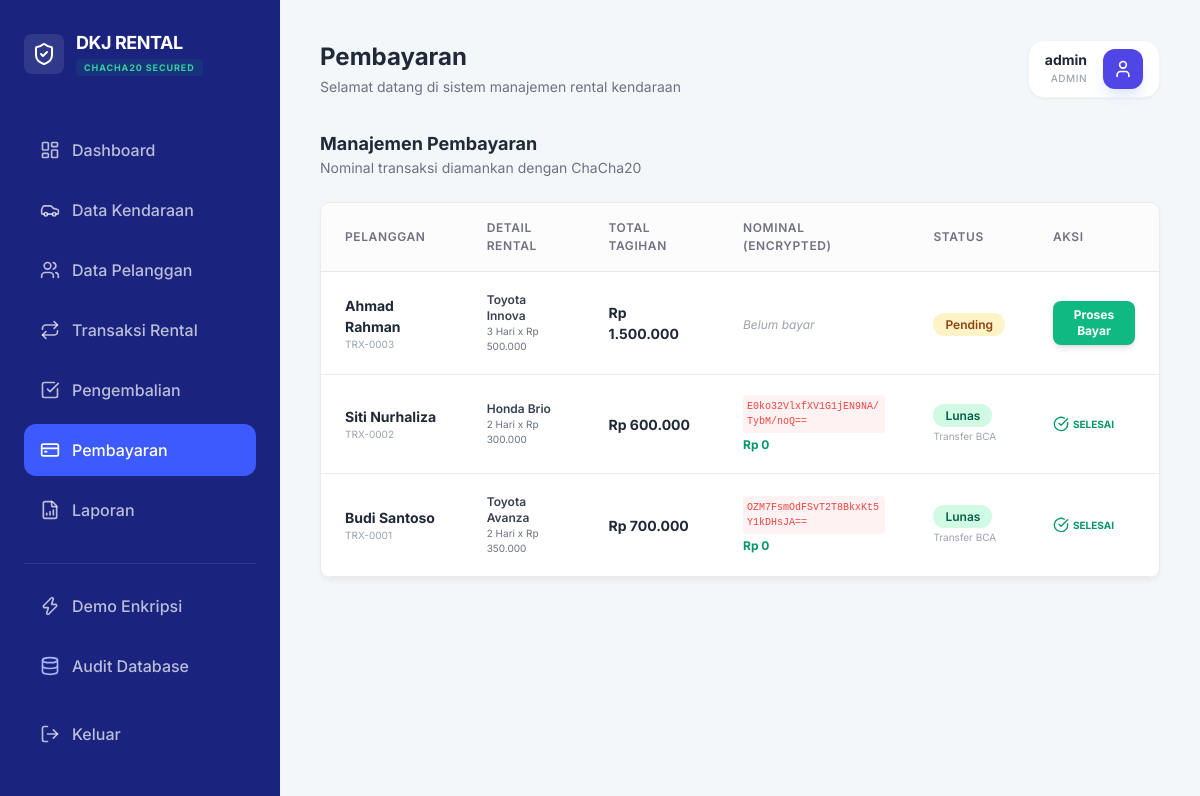
/dashboard.php?page=payments (signed in), run on an earlier commit of the app's database.
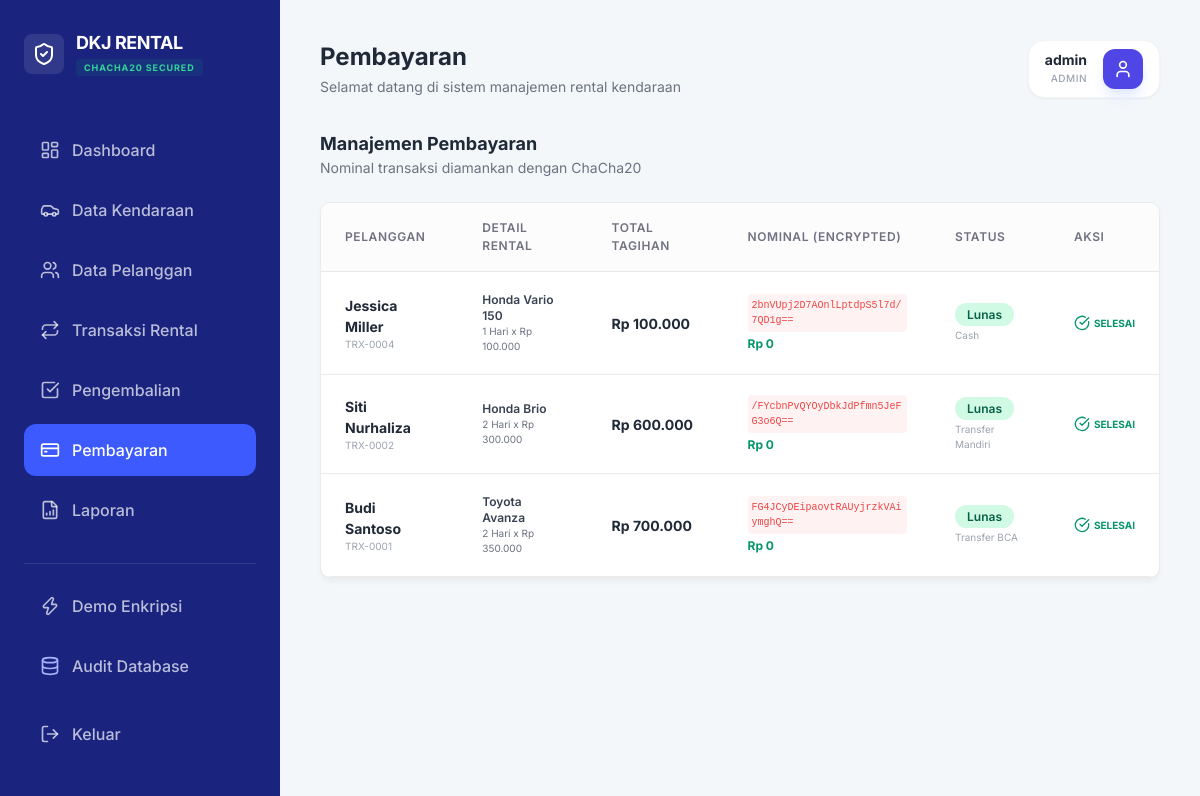
And on a later commit of the database.
### tables this page shows
CREATE TABLE payments (
        id INTEGER PRIMARY KEY AUTOINCREMENT,
        transaksi_id INTEGER,
        nominal_pembayaran TEXT,
        metode TEXT,
        status TEXT DEFAULT 'pending',
        payment_date DATETIME,
        FOREIGN KEY(transaksi_id) REFERENCES rentals(id)
    );

CREATE TABLE customers (
        id INTEGER PRIMARY KEY AUTOINCREMENT,
        nama_pelanggan TEXT,
        nomor_hp TEXT,
        email TEXT,
        alamat TEXT,
        nomor_identitas TEXT
    );

CREATE TABLE vehicles (
        id INTEGER PRIMARY KEY AUTOINCREMENT,
        kode_kendaraan TEXT UNIQUE,
        nama_kendaraan TEXT,
        jenis TEXT,
        plat_nomor TEXT,
        tarif_harian INTEGER,
        status TEXT DEFAULT 'tersedia'
    );

CREATE TABLE rentals (
        id INTEGER PRIMARY KEY AUTOINCREMENT,
        pelanggan_id INTEGER,
        kendaraan_id INTEGER,
        tanggal_sewa DATE,
        tanggal_kembali DATE,
        durasi INTEGER,
        deposit TEXT,
        catatan_jaminan TEXT,
        status TEXT DEFAULT 'berjalan',
        FOREIGN KEY(pelanggan_id) REFERENCES customers(id),
        FOREIGN KEY(kendaraan_id) REFERENCES vehicles(id)
    );

### helpers/security_helper.php (called while the page is built, shortened)
<?php
class SecurityHelper {
    public static function generateKey() {
        $seed = SERVER_SEED . MASTER_SECRET;
        return hash('sha256', $seed, true);
    }
    public static function decrypt($base64_data) {
        if (empty($base64_data)) return "";
        $decoded = base64_decode($base64_data);
        $key = self::generateKey();
        if (function_exists('sodium_crypto_stream_chacha20_xor')) {
            $nonce_len = 8;
            if (strlen($decoded) < $nonce_len) return "[Error]";
            $nonce = substr($decoded, 0, $nonce_len);
            $ciphertext = substr($decoded, $nonce_len);
            return sodium_crypto_stream_chacha20_xor($ciphertext, $nonce, $key);
        } else {
            $nonce_len = 16;
            $nonce = substr($decoded, 0, $nonce_len);
            $ciphertext = substr($decoded, $nonce_len);
            return openssl_decrypt($ciphertext, 'chacha20', $key, OPENSSL_RAW_DATA, $nonce);
        }
    }
}
?>

### modules/payments.php (the view, shortened to what the changed rows need)
<?php
$rentals_without_payment = $db->query("SELECT id FROM rentals WHERE id NOT IN (SELECT transaksi_id FROM payments)")->fetchAll(PDO::FETCH_COLUMN);
foreach ($rentals_without_payment as $r_id) {
    $db->prepare("INSERT INTO payments (transaksi_id, nominal_pembayaran, metode, status) VALUES (?, ?, ?, 'pending')")->execute([$r_id, SecurityHelper::encrypt('0'), 'Belum Ditentukan']);
}
$payments = $db->query("
    SELECT p.*, r.tanggal_sewa, r.durasi, c.nama_pelanggan, v.nama_kendaraan, v.tarif_harian
    FROM payments p
    JOIN rentals r ON p.transaksi_id = r.id
    JOIN customers c ON r.pelanggan_id = c.id
    JOIN vehicles v ON r.kendaraan_id = v.id
    ORDER BY p.status DESC, p.id DESC
")->fetchAll(PDO::FETCH_ASSOC);
?>
<div class="card p-0 overflow-hidden">
    <div class="table-container border-none">
        <table>
            <thead>
                <tr>
                    <th>Pelanggan</th>
                    <th>Detail Rental</th>
                    <th>Total Tagihan</th>
                    <th>Nominal (Encrypted)</th>
                    <th>Status</th>
                    <th>Aksi</th>
                </tr>
            </thead>
            <tbody>
                <?php foreach ($payments as $pay):
                    $total_tagihan = $pay['durasi'] * $pay['tarif_harian'];
                    $decrypted_amount = SecurityHelper::decrypt($pay['nominal_pembayaran']);
                ?>
                <tr>
                    <td>
                        <div class="font-bold text-gray-800"><?= htmlspecialchars($pay['nama_pelanggan']) ?></div>
                        <div class="text-[10px] text-gray-400">TRX-<?= str_pad($pay['transaksi_id'], 4, '0', STR_PAD_LEFT) ?></div>
                    </td>
                    <td>
                        <div class="text-xs font-semibold text-gray-700"><?= $pay['nama_kendaraan'] ?></div>
                        <div class="text-[10px] text-gray-500"><?= $pay['durasi'] ?> Hari x Rp <?= number_format($pay['tarif_harian'], 0, ',', '.') ?></div>
                    </td>
                    <td class="font-bold text-gray-800">Rp <?= number_format($total_tagihan, 0, ',', '.') ?></td>
                    <td>
                        <?php if ($pay['status'] === 'lunas'): ?>
                            <div class="font-mono text-[10px] text-red-500 bg-red-50 p-1 rounded mb-1 break-all select-all">
                                <?= $pay['nominal_pembayaran'] ?>
                            </div>
                            <div class="text-xs font-bold text-emerald-600">Rp <?= number_format((float)$decrypted_amount, 0, ',', '.') ?></div>
                        <?php else: ?>
                            <span class="text-xs text-gray-400 italic">Belum bayar</span>
                        <?php endif; ?>
                    </td>
                    <td>
                        <span class="badge-status <?= $pay['status'] === 'lunas' ? 'badge-success' : 'badge-warning' ?>">
                            <?= ucfirst($pay['status']) ?>
                        </span>
                        <?php if ($pay['status'] === 'lunas'): ?>
                            <div class="text-[10px] text-gray-400 mt-1"><?= $pay['metode'] ?></div>
                        <?php endif; ?>
                    </td>
                    <td>
                        <?php if ($pay['status'] === 'pending'): ?>
                        <button onclick="processPayment(<?= $pay['id'] ?>, <?= $total_tagihan ?>)" class="px-3 py-1.5 bg-emerald-500 hover:bg-emerald-600 text-white text-xs font-bold rounded-lg shadow-md transition-all">
                            Proses Bayar
                        </button>
                        <?php else: ?>
                        <div class="flex items-center gap-1 text-emerald-600 text-[10px] font-bold">
                            <i data-lucide="check-circle" class="w-4 h-4"></i> SELESAI
                        </div>
                        <?php endif; ?>
                    </td>
                </tr>
                <?php endforeach; ?>
            </tbody>
        </table>
    </div>
</div>

What changed in the data, as far as the page shows it:
removed payments: customers.nama_pelanggan "Ahmad Rahman", transaksi "0003", vehicles.nama_kendaraan "Toyota Innova", transaksi.durasi "3", vehicles.tarif_harian "500.000", transaksi.tarif_harian "1.500.000", shows "Belum bayar", status "Pending"
added payments: customers.nama_pelanggan "Jessica Miller", transaksi "0004", vehicles.nama_kendaraan "Honda Vario 150", transaksi.durasi "1", vehicles.tarif_harian "100.000", transaksi.tarif_harian "100.000", nominal_pembayaran "2bnVUpj2D7AOnlLptdpS5l7d/7QD1g==", nominal_pembayaran "0", status "Lunas", metode "Cash", shows "SELESAI"
changed payments "Siti Nurhaliza": nominal_pembayaran "E0ko32VlxfXV1G1jEN9NA/TybM/noQ==" → "/FYcbnPvQYOyDbkJdPfmn5JeFG3o6Q=="; metode "Transfer BCA" → "Transfer Mandiri"
changed payments "Transfer BCA": nominal_pembayaran "OZM7FsmOdFSvT2T8BkxKt5Y1kDHsJA==" → "FG4JCyDEipaovtRAUyjrzkVAiymghQ=="
